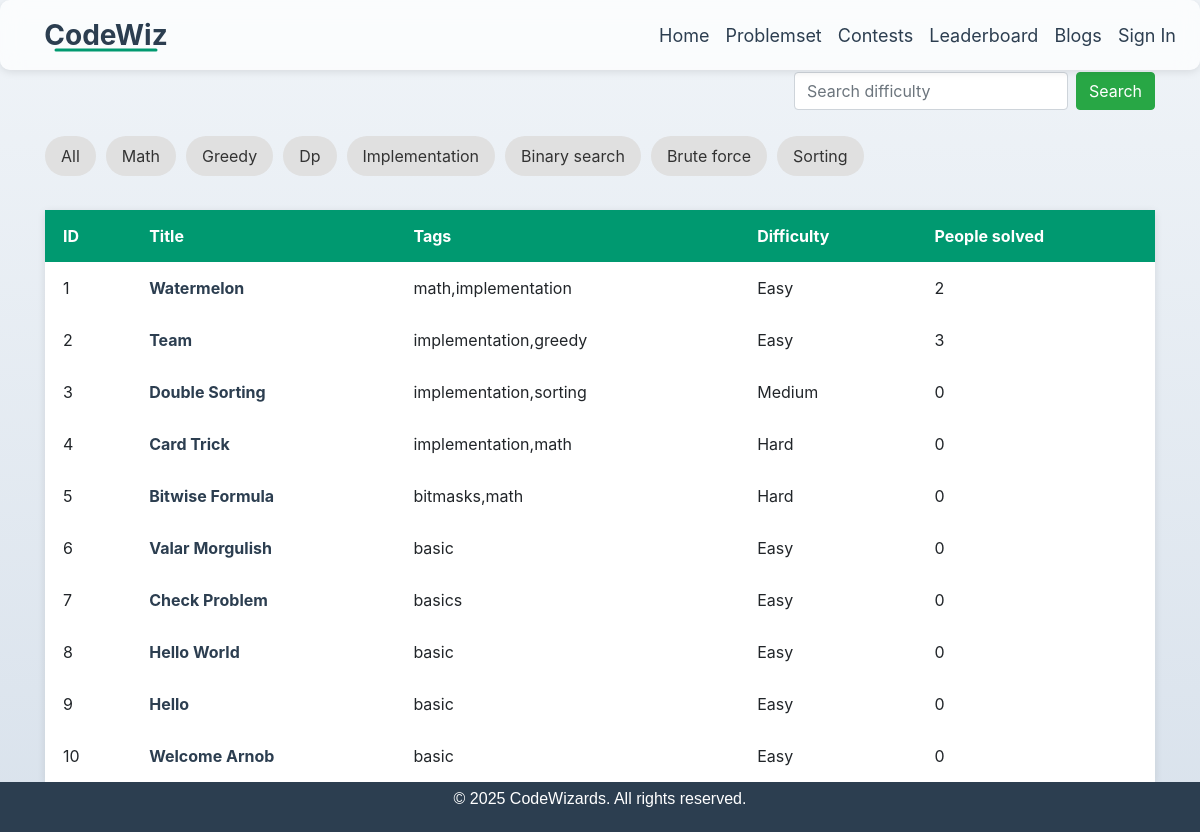
/problemset.php, run on the app's committed database.
### tables this page shows
CREATE TABLE `problems` (
  `id` int(11) NOT NULL,
  `title` varchar(255) NOT NULL,
  `difficulty` enum('Easy','Medium','Hard') NOT NULL,
  `tags` varchar(255) DEFAULT NULL,
  `description` text NOT NULL,
  `input_format` text DEFAULT NULL,
  `output_format` text DEFAULT NULL,
  `sample_input` text DEFAULT NULL,
  `sample_output` text DEFAULT NULL,
  `solve_count` int(11) DEFAULT 0,
  `created_at` timestamp NOT NULL DEFAULT current_timestamp()
);

### problemset.php (the view, shortened to what this page needs)
<?php
require_once '/xampp/htdocs/webb/partials/dbconnection.php';
$rowsPerPage = 10;
$page = isset($_GET['page']) && is_numeric($_GET['page']) ? intval($_GET['page']) : 1;
$whereClause = "";
$offset = ($page - 1) * $rowsPerPage;
$query = "SELECT * FROM problems" . $whereClause . " ORDER BY id ASC LIMIT $offset, $rowsPerPage";
$result = $conn->query($query);
?>
<!DOCTYPE html>
<html lang="en">
<head>
    <link rel="stylesheet" href="https://maxcdn.bootstrapcdn.com/bootstrap/4.5.2/css/bootstrap.min.css">
</head>
<body>
    <div class="page-container">
        <?php include('/xampp/htdocs/webb/partials/navbar.php'); ?>
        <div class="container mt-5 pt-4">
            <div class="d-flex justify-content-end mb-3">
                <form class="form-inline" method="get">
                    <input class="form-control mr-2" type="text" name="difficulty" placeholder="Search difficulty"
                        value="<?php echo isset($_GET['difficulty']) ? htmlspecialchars($_GET['difficulty']) : ''; ?>">
                    <button class="btn btn-success" type="submit">Search</button>
                </form>
            </div>
            <div class="scroll-tags mb-4">
                <?php
                $tags = ['math', 'greedy', 'dp', 'implementation', 'binary search', 'brute force', 'sorting'];
                echo "<a href='problemset.php' class='tag-button'>All</a>";
                foreach ($tags as $tagItem) {
                    $activeClass = (isset($_GET['tag']) && $_GET['tag'] === $tagItem) ? 'style="background-color:#009970;color:white;"' : '';
                    echo "<a href='?tag=$tagItem' class='tag-button' $activeClass>" . ucfirst($tagItem) . "</a>";
                }
                ?>
            </div>
            <table>
                <thead>
                    <tr>
                        <th>ID</th>
                        <th>Title</th>
                        <th>Tags</th>
                        <th>Difficulty</th>
                        <th>People solved</th>
                    </tr>
                </thead>
                <tbody>
                    <?php if ($result && $result->num_rows > 0): ?>
                        <?php while ($row = $result->fetch_assoc()): ?>
                            <tr>
                                <td><?php echo $row['id']; ?></td>
                                <td><a class="title-link"
                                        href="view_problem.php?id=<?php echo $row['id']; ?>"><?php echo htmlspecialchars($row['title']); ?></a>
                                </td>
                                <td><?php echo htmlspecialchars($row['tags']); ?></td>
                                <td><?php echo htmlspecialchars($row['difficulty']); ?></td>
                                <td><?php echo $row['solve_count']; ?></td>
                            </tr>
                        <?php endwhile; ?>
                    <?php else: ?>
                        <tr>
                            <td colspan="5" class="text-center">No problems found.</td>
                        </tr>
                    <?php endif; ?>
                </tbody>
            </table>
        </div>
        <?php include('/xampp/htdocs/webb/partials/mini_footer.php') ?>
    </div>
</body>
</html>

### problemset.php (style rules this page uses)
* { margin: 0; padding: 0; box-sizing: border-box; }
html, body { background: linear-gradient(to bottom, #f0f4f8, #d9e2ec); font-family: 'Poppins', sans-serif; color: #333; margin: 0; padding: 0; height: 100%; }
.page-container { min-height: 100vh; display: flex; flex-direction: column; }
.container { width: 90%; margin: auto; margin-top: 110px; }
table { width: 100%; border-collapse: collapse; background-color: white; box-shadow: 0px 2px 8px rgba(0, 0, 0, 0.1); }
th, td { padding: 14px 18px; border-bottom: 1px solid #eee; text-align: left; }
th { background-color: #009970; color: white; }
a.title-link { color: #2c3e50; text-decoration: none; font-weight: bold; }
.scroll-tags { display: flex; overflow-x: auto; gap: 10px; padding: 10px 0; scrollbar-width: none; }
.tag-button { background-color: #e0e0e0; padding: 8px 16px; border-radius: 20px; text-decoration: none; color: #333; white-space: nowrap; transition: background 0.3s ease; }

### data on the page
problems: id "1", title "Watermelon", tags "math,implementation", difficulty "Easy", solve_count "2"
problems: id "2", title "Team", tags "implementation,greedy", difficulty "Easy", solve_count "3"
problems: id "3", title "Double Sorting", tags "implementation,sorting", difficulty "Medium", solve_count "0"
problems: id "4", title "Card Trick", tags "implementation,math", difficulty "Hard", solve_count "0"
problems: id "5", title "Bitwise Formula", tags "bitmasks,math", difficulty "Hard", solve_count "0"
problems: id "6", title "Valar Morgulish", tags "basic", difficulty "Easy", solve_count "0"
problems: id "7", title "Check Problem", tags "basics", difficulty "Easy", solve_count "0"
problems: id "8", title "Hello World", tags "basic", difficulty "Easy", solve_count "0"
problems: id "9", title "Hello", tags "basic", difficulty "Easy", solve_count "0"
problems: id "10", title "Welcome Arnob", tags "basic", difficulty "Easy", solve_count "0"

### other printed values
$tagItem "Math"
$tagItem "Greedy"
$tagItem "Dp"
$tagItem "Implementation"
$tagItem "Binary search"
$tagItem "Brute force"
$tagItem "Sorting"
